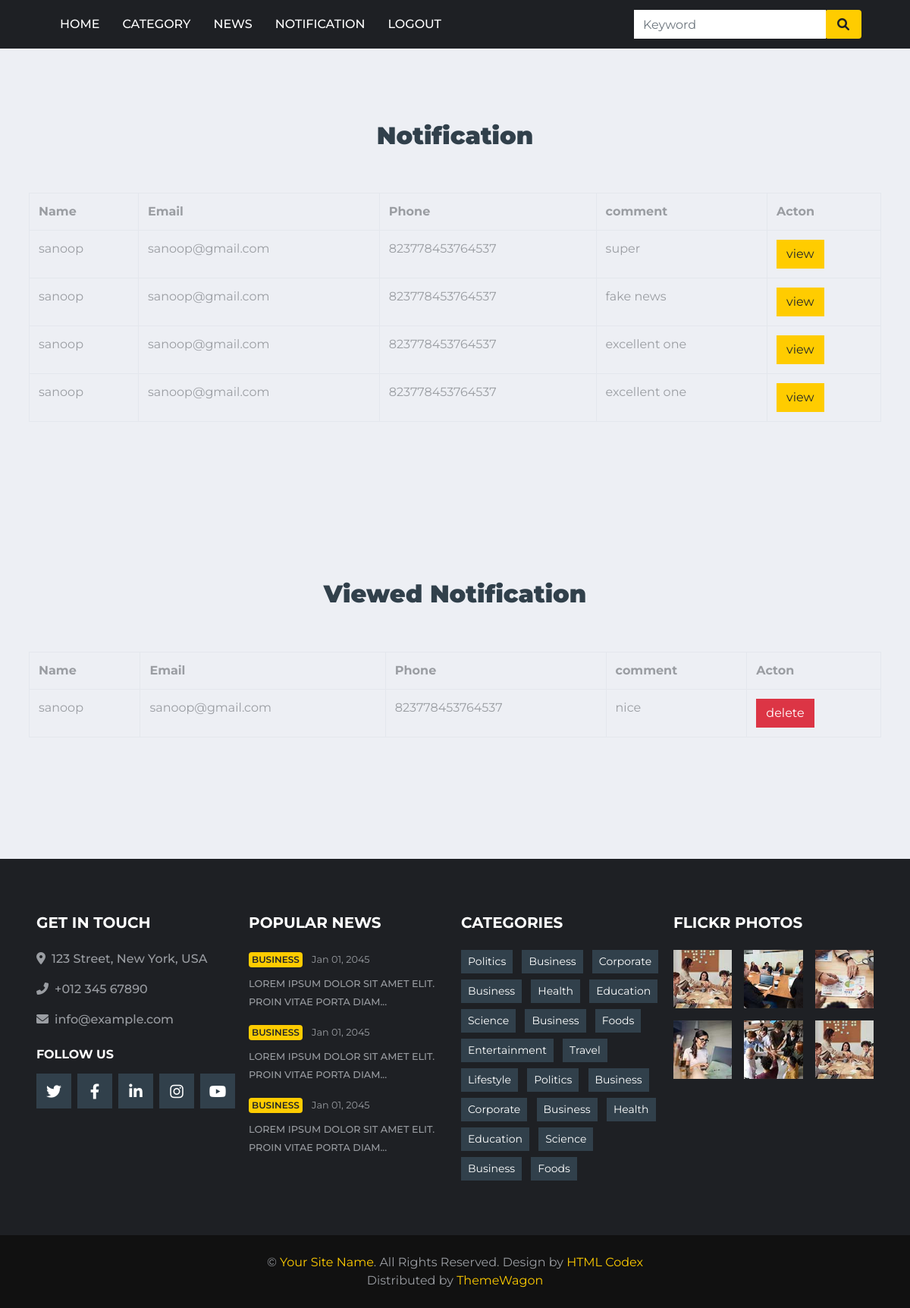
The page /officerviewnotification/ on the database its author committed.
### newsapp/models.py (models this page shows, shortened)
class UserActions(models.Model):
    uid=models.ForeignKey(User_reg, on_delete=models.CASCADE)
    comment=models.TextField(null=True)
    status=models.CharField(max_length=10,default="unread")

class User_reg(models.Model):
    user=models.ForeignKey(Login,on_delete=models.CASCADE)
    name=models.CharField(max_length=25,null=True)
    email=models.CharField(max_length=50,null=True)
    phone=models.CharField(max_length=10,null=True)
    img=models.ImageField(upload_to="gallery")
    address=models.TextField()
    qualification=models.CharField(max_length=50,null=True)
    age=models.IntegerField()
    gender=models.CharField(max_length=10,null=True)

### newsapp/views.py (the view)
# urls.py: path('officerviewnotification/',views.officerviewnotification),
def officerviewnotification(request):
    view=UserActions.objects.all()
    print(view)
    return render(request,'officer/viewnotification.html',{'view':view})

### templates/officer/viewnotification.html (shortened to what this page needs)
{% extends 'officer/officerbase.html' %}
{% load static %}
{% block content %}
<div class="w3l-contact-10 py-5" id="contact">
    <div class="form-41-mian py-md-5 py-3">
        <div class="container">
            <div class="heading">
                <h2 class="title-subhny mb-2"><center><b>Notification</b></center></h2>
            </div>
            <div class="form-inner-cont pt-lg-5">
                <form method="post" class="signin-form">
                    <table class="table table-bordered">
                    <tr>
                        <th>Name</th>
                        <th>Email</th>
                        <th>Phone</th>
                        <th>comment</th>
                        <th colspan="2">Acton</th>
                    </tr>
                    {% for i in view %}
                    {% if i.status == "unread" %}
                    <tr>
                        <td>{{i.uid.name}}</td>
                        <td>{{i.uid.email}}</td>
                        <td>{{i.uid.phone}}</td>
                        <td>{{i.comment}}</td>
                        <td><a href="/notificationaction?id={{i.id}}&status=read" class="btn btn-primary">view</a></td>
                    </tr>
                    {% endif %}
                    {% endfor %}
                </table>
                </form>
            </div>
        </div>
    </div>
</div>
<div class="w3l-contact-10 py-5" id="contact">
    <div class="form-41-mian py-md-5 py-3">
        <div class="container">
            <div class="heading">
                <h2 class="title-subhny mb-2"><center><b>Viewed Notification</b></center></h2>
            </div>
            <div class="form-inner-cont pt-lg-5">
                <form method="post" class="signin-form">
                    <table class="table table-bordered">
                    <tr>
                        <th>Name</th>
                        <th>Email</th>
                        <th>Phone</th>
                        <th>comment</th>
                        <th colspan="2">Acton</th>
                    </tr>
                    {% for i in view %}
                    {% if i.status == "read" %}
                    <tr>
                        <td>{{i.uid.name}}</td>
                        <td>{{i.uid.email}}</td>
                        <td>{{i.uid.phone}}</td>
                        <td>{{i.comment}}</td>
                        <td><a href="/deletenotification?nid={{i.id}}" class="btn btn-danger">delete</a></td>
                    </tr>
                    {% endif %}
                    {% endfor %}
                </table>
                </form>
            </div>
        </div>
    </div>
</div>
{% endblock%}

### templates/officer/officerbase.html (shortened to what this page needs)
{% load static %}
<!DOCTYPE html>
<html lang="en">
<head>
    <link href="https://cdnjs.cloudflare.com/ajax/libs/font-awesome/5.15.0/css/all.min.css" rel="stylesheet">
    <link href="{% static 'lib/owlcarousel/assets/owl.carousel.min.css' %}" rel="stylesheet">
    <link href="https://cdn.jsdelivr.net/npm/bootstrap@5.0.2/dist/css/bootstrap.min.css" rel="stylesheet">
    <link href="{% static 'css/style.css' %}" rel="stylesheet">
    <link rel="stylesheet" href="https://cdnjs.cloudflare.com/ajax/libs/font-awesome/6.0.0/css/all.min.css">
</head>
<body>
    <div class="container-fluid p-0">
        <nav class="navbar navbar-expand-lg bg-dark navbar-dark py-2 py-lg-0 px-lg-5">
            <div class="collapse navbar-collapse justify-content-between px-0 px-lg-3" id="navbarCollapse">
                <div class="navbar-nav mr-auto py-0">
                    <a href="/officerhome" class="nav-item nav-link">Home</a>
                    <a href="/officerviewcategory" class="nav-item nav-link">Category</a>
                    <a href="/officerviewnews" class="nav-item nav-link">News</a>
                    <a href="/officerviewnotification" class="nav-item nav-link">notification</a>
                    <a href="/logout" class="nav-item nav-link">Logout</a>
                </div>
                <div class="input-group ml-auto d-none d-lg-flex" style="width: 100%; max-width: 300px;">
                    <input type="text" class="form-control border-0" placeholder="Keyword">
                    <div class="input-group-append">
                        <button class="input-group-text bg-primary text-dark border-0 px-3"><i
                                class="fa fa-search"></i></button>
                    </div>
                </div>
            </div>
        </nav>
    </div>
    {% block content %}{% endblock %}
    <div class="container-fluid bg-dark pt-5 px-sm-3 px-md-5 mt-5">
        <div class="row py-4">
            <div class="col-lg-3 col-md-6 mb-5">
                <h5 class="mb-4 text-white text-uppercase font-weight-bold">Get In Touch</h5>
                <p class="font-weight-medium"><i class="fa fa-map-marker-alt mr-2"></i>123 Street, New York, USA</p>
                <p class="font-weight-medium"><i class="fa fa-phone-alt mr-2"></i>+012 345 67890</p>
                <p class="font-weight-medium"><i class="fa fa-envelope mr-2"></i>info@example.com</p>
                <h6 class="mt-4 mb-3 text-white text-uppercase font-weight-bold">Follow Us</h6>
                <div class="d-flex justify-content-start">
                    <a class="btn btn-lg btn-secondary btn-lg-square mr-2" href="#"><i class="fab fa-twitter"></i></a>
                    <a class="btn btn-lg btn-secondary btn-lg-square mr-2" href="#"><i class="fab fa-facebook-f"></i></a>
                    <a class="btn btn-lg btn-secondary btn-lg-square mr-2" href="#"><i class="fab fa-linkedin-in"></i></a>
                    <a class="btn btn-lg btn-secondary btn-lg-square mr-2" href="#"><i class="fab fa-instagram"></i></a>
                    <a class="btn btn-lg btn-secondary btn-lg-square" href="#"><i class="fab fa-youtube"></i></a>
                </div>
            </div>
            <div class="col-lg-3 col-md-6 mb-5">
                <h5 class="mb-4 text-white text-uppercase font-weight-bold">Popular News</h5>
                <div class="mb-3">
                    <div class="mb-2">
                        <a class="badge badge-primary text-uppercase font-weight-semi-bold p-1 mr-2" href="">Business</a>
                        <a class="text-body" href=""><small>Jan 01, 2045</small></a>
                    </div>
                    <a class="small text-body text-uppercase font-weight-medium" href="">Lorem ipsum dolor sit amet elit. Proin vitae porta diam...</a>
                </div>
                <div class="mb-3">
                    <div class="mb-2">
                        <a class="badge badge-primary text-uppercase font-weight-semi-bold p-1 mr-2" href="">Business</a>
                        <a class="text-body" href=""><small>Jan 01, 2045</small></a>
                    </div>
                    <a class="small text-body text-uppercase font-weight-medium" href="">Lorem ipsum dolor sit amet elit. Proin vitae porta diam...</a>
                </div>
                <div class="">
                    <div class="mb-2">
                        <a class="badge badge-primary text-uppercase font-weight-semi-bold p-1 mr-2" href="">Business</a>
                        <a class="text-body" href=""><small>Jan 01, 2045</small></a>
                    </div>
                    <a class="small text-body text-uppercase font-weight-medium" href="">Lorem ipsum dolor sit amet elit. Proin vitae porta diam...</a>
                </div>
            </div>
            <div class="col-lg-3 col-md-6 mb-5">
                <h5 class="mb-4 text-white text-uppercase font-weight-bold">Categories</h5>
                <div class="m-n1">
                    <a href="" class="btn btn-sm btn-secondary m-1">Politics</a>
                    <a href="" class="btn btn-sm btn-secondary m-1">Business</a>
                    <a href="" class="btn btn-sm btn-secondary m-1">Corporate</a>
                    <a href="" class="btn btn-sm btn-secondary m-1">Business</a>
                    <a href="" class="btn btn-sm btn-secondary m-1">Health</a>
                    <a href="" class="btn btn-sm btn-secondary m-1">Education</a>
                    <a href="" class="btn btn-sm btn-secondary m-1">Science</a>
                    <a href="" class="btn btn-sm btn-secondary m-1">Business</a>
                    <a href="" class="btn btn-sm btn-secondary m-1">Foods</a>
                    <a href="" class="btn btn-sm btn-secondary m-1">Entertainment</a>
                    <a href="" class="btn btn-sm btn-secondary m-1">Travel</a>
                    <a href="" class="btn btn-sm btn-secondary m-1">Lifestyle</a>
                    <a href="" class="btn btn-sm btn-secondary m-1">Politics</a>
                    <a href="" class="btn btn-sm btn-secondary m-1">Business</a>
                    <a href="" class="btn btn-sm btn-secondary m-1">Corporate</a>
                    <a href="" class="btn btn-sm btn-secondary m-1">Business</a>
                    <a href="" class="btn btn-sm btn-secondary m-1">Health</a>
                    <a href="" class="btn btn-sm btn-secondary m-1">Education</a>
                    <a href="" class="btn btn-sm btn-secondary m-1">Science</a>
                    <a href="" class="btn btn-sm btn-secondary m-1">Business</a>
                    <a href="" class="btn btn-sm btn-secondary m-1">Foods</a>
                </div>
            </div>
            <div class="col-lg-3 col-md-6 mb-5">
                <h5 class="mb-4 text-white text-uppercase font-weight-bold">Flickr Photos</h5>
                <div class="row">
                    <div class="col-4 mb-3">
                        <a href=""><img class="w-100" src="{% static 'img/news-110x110-1.jpg' %}" alt=""></a>
                    </div>
                    <div class="col-4 mb-3">
                        <a href=""><img class="w-100" src="{% static 'img/news-110x110-2.jpg' %}" alt=""></a>
                    </div>
                    <div class="col-4 mb-3">
                        <a href=""><img class="w-100" src="{% static 'img/news-110x110-3.jpg' %}" alt=""></a>
                    </div>
                    <div class="col-4 mb-3">
                        <a href=""><img class="w-100" src="{% static 'img/news-110x110-4.jpg' %}" alt=""></a>
                    </div>
                    <div class="col-4 mb-3">
                        <a href=""><img class="w-100" src="{% static 'img/news-110x110-5.jpg' %}" alt=""></a>
                    </div>
                    <div class="col-4 mb-3">
                        <a href=""><img class="w-100" src="{% static 'img/news-110x110-1.jpg' %}" alt=""></a>
                    </div>
                </div>
            </div>
        </div>
    </div>
    <div class="container-fluid py-4 px-sm-3 px-md-5" style="background: #111111;">
        <p class="m-0 text-center">&copy; <a href="#">Your Site Name</a>. All Rights Reserved.
		Design by <a href="https://htmlcodex.com">HTML Codex</a><br>
        Distributed by <a href="https://themewagon.com">ThemeWagon</a></p>
    </div>
</body>
</html>

### rows shown on the page
UserActions: uid.name "sanoop", uid.email "sanoop@gmail.com", uid.phone "823778453764537", comment "super"
UserActions: uid.name "sanoop", uid.email "sanoop@gmail.com", uid.phone "823778453764537", comment "fake news"
UserActions: uid.name "sanoop", uid.email "sanoop@gmail.com", uid.phone "823778453764537", comment "excellent one"
UserActions: uid.name "sanoop", uid.email "sanoop@gmail.com", uid.phone "823778453764537", comment "excellent one"
UserActions: uid.name "sanoop", uid.email "sanoop@gmail.com", uid.phone "823778453764537", comment "nice"
